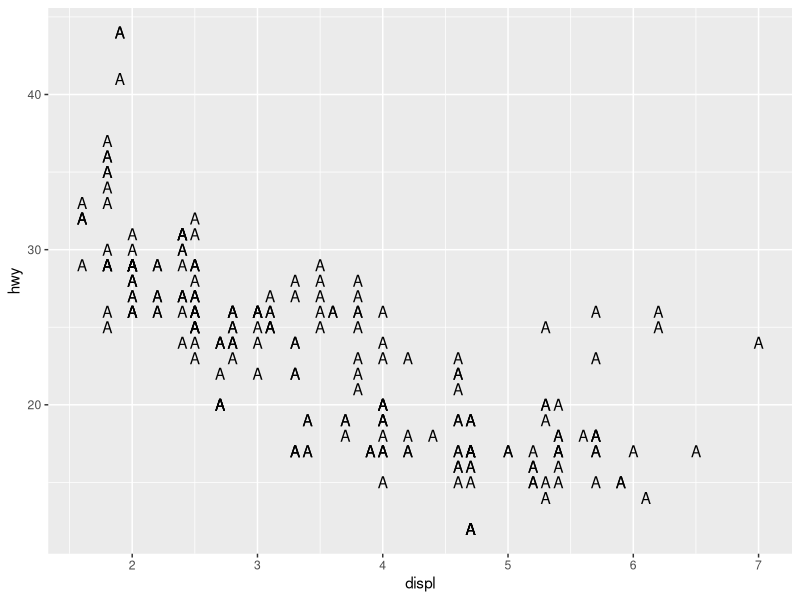
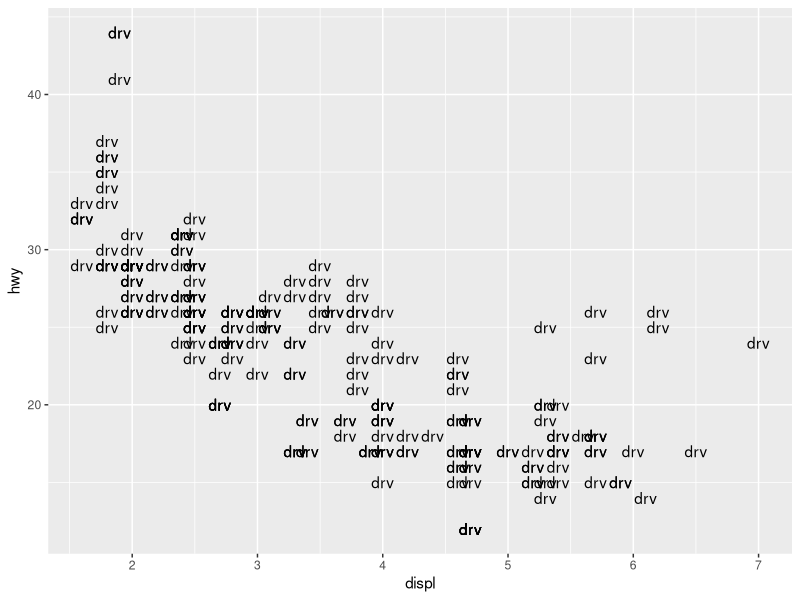
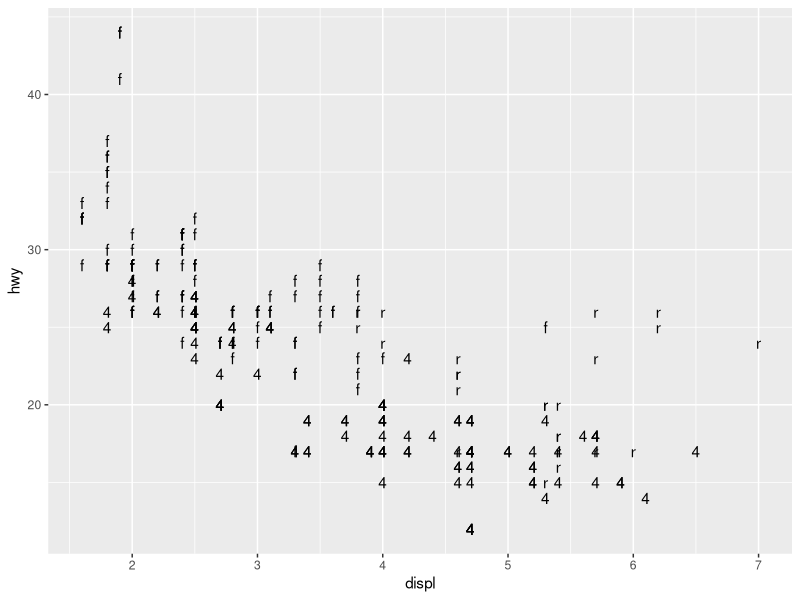
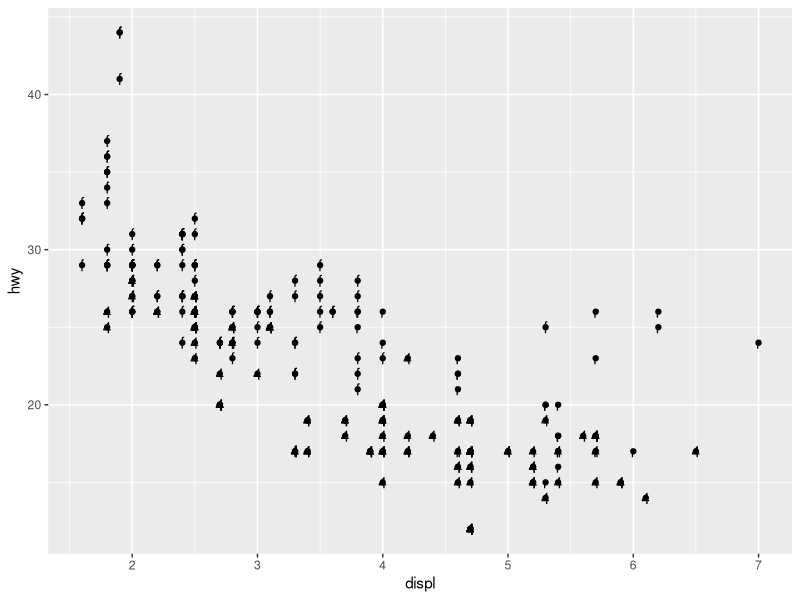
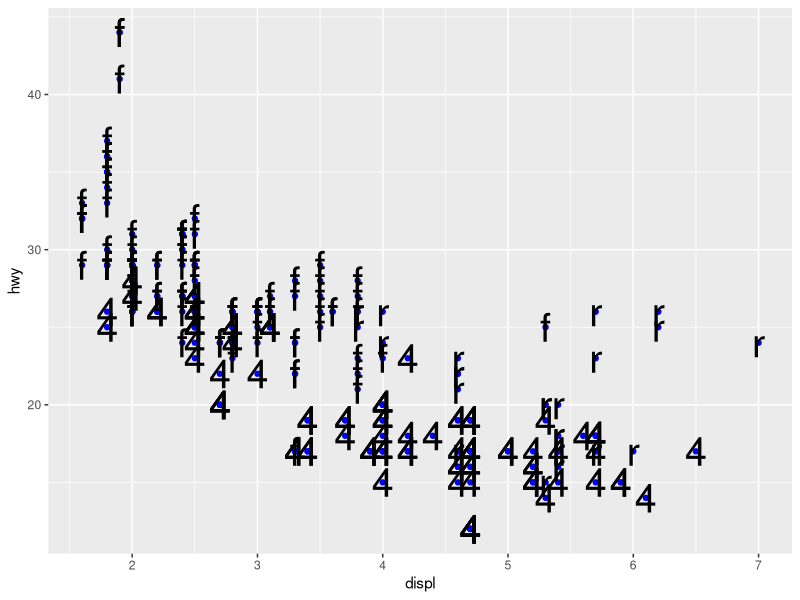
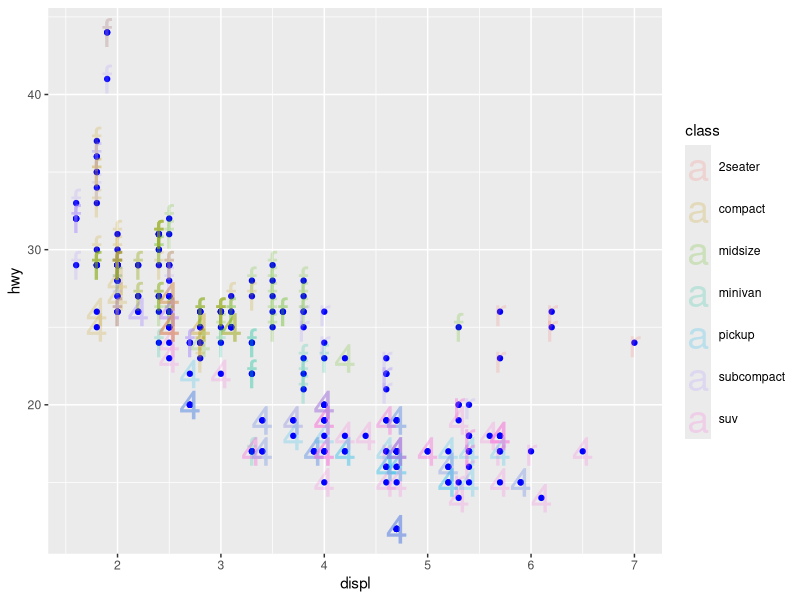
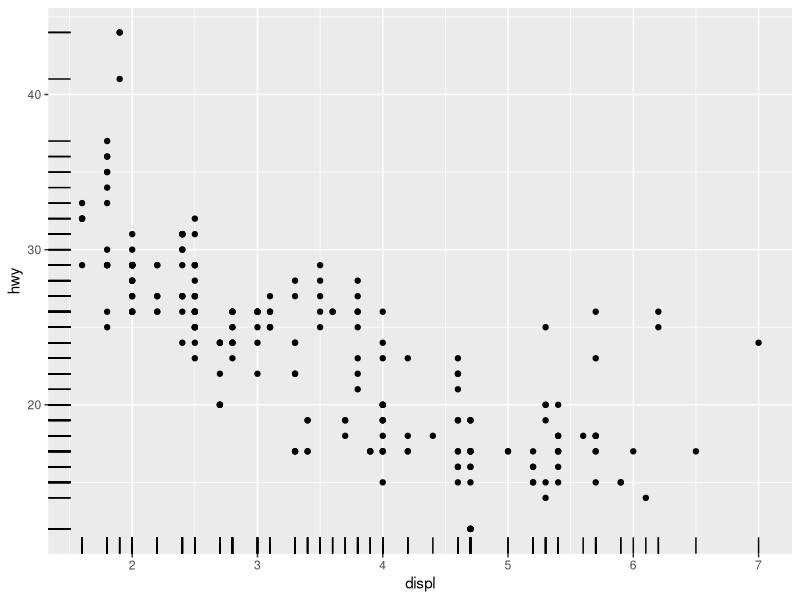
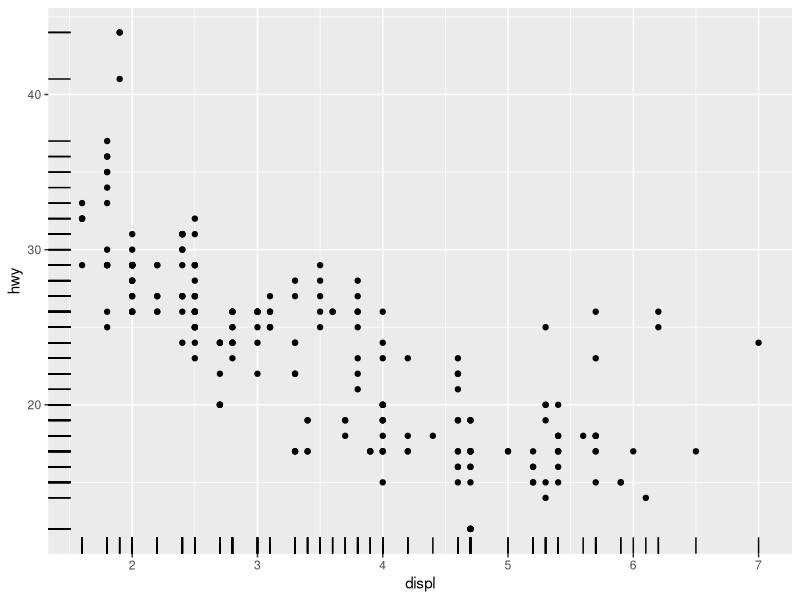

Write R code to recreate these figures, in order.
### <No caption defined>

library(tidyverse)

ggplot(
  data = mpg,
  mapping = aes(x = displ, y = hwy)
) +
  geom_text(label = "A")

ggplot(
  data = mpg,
  mapping = aes(x = displ, y = hwy, label = "drv")
) +
  geom_text()

ggplot(
  data = mpg,
  mapping = aes(x = displ, y = hwy, label = drv)
) +
  geom_text()

# Two layers
ggplot(
  data = mpg,
  mapping = aes(x = displ, y = hwy, label = drv)
) +
  geom_point() +
  geom_text()

ggplot(
  data = mpg,
  mapping = aes(x = displ, y = hwy, label = drv)
) +
  geom_point(color = "blue") +
  geom_text(size = 10)

# Global and local aesthetic mappings
ggplot(
  data = mpg,
  mapping = aes(x = displ, y = hwy)
) +
  geom_point(color = "blue") +
  geom_text(
    mapping = aes(color = class, label = drv),
    size = 10,
    alpha = 0.2
  )

# Good:
ggplot(
  data = mpg,
  mapping = aes(x = displ, y = hwy)
) +
  geom_point() +
  geom_rug()

# Bad:
ggplot(
  data = mpg
) +
  geom_point(mapping = aes(x = displ, y = hwy)) +
  geom_rug(mapping = aes(x = displ, y = hwy))

# Broken:
ggplot(
  data = mpg
) +
  geom_point(mapping = aes(x = displ, y = hwy)) +
  geom_rug(mapping = aes(x = displ, y = cty))

# Smooth
ggplot(
  data = mpg,
  mapping = aes(x = displ, y = hwy)
) +
  geom_point() +
  geom_smooth()

ggplot(
  data = mpg,
  mapping = aes(x = displ, y = hwy)
) +
  geom_point() +
  geom_smooth(method = "lm")
